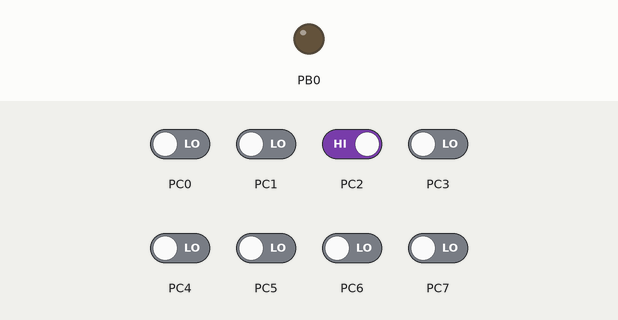
This program was run on a simulated ATmega2560, built with avr-gcc and emulated at 16 MHz. Parts: output pins drawn as LEDs (lit = HIGH). The inputs (shaded band) are chosen by the test bench; at power-on: PC2 HIGH, PC0, PC1, PC3–7 LOW.

Above: at 1.2 s.
1.3 s: PC2 driven HIGH
At 2.2 s:
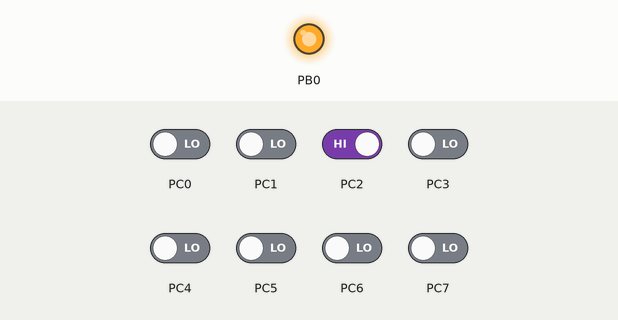
Timing chart, 0 to 4.3 s (numbered marks = the images above; inputs shaded):
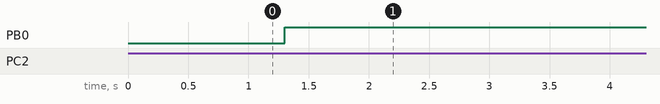

The program:

main.c
```c
/*
 * Push Button.c
 *
 * Created: 12-07-2018 14:58:54
 * Author : rajdeep
 */
#define F_CPU 16000000
#include <avr/io.h>
#include <util/delay.h>


int main(void)
{
    DDRB = 0x01;
	int state = 0;
	uint8_t myvar;

    while (1)
    {
		PORTB = 0x02;

		if((PINC &= 0x04) && (myvar == 0))
		  {
              state = 1 - state;
		  }

		myvar = PINC;

		if(state == 1)
		  {
			  PORTB = PORTB >> 1;
			  _delay_ms(20);
		  }

		if(state == 0)
		  {
			  PORTB = PORTB >> 2;
			  _delay_ms(20);
		  }
    }
}
```

Measured:
- after the input at 1.3 s, PB0: LOW → HIGH at once
